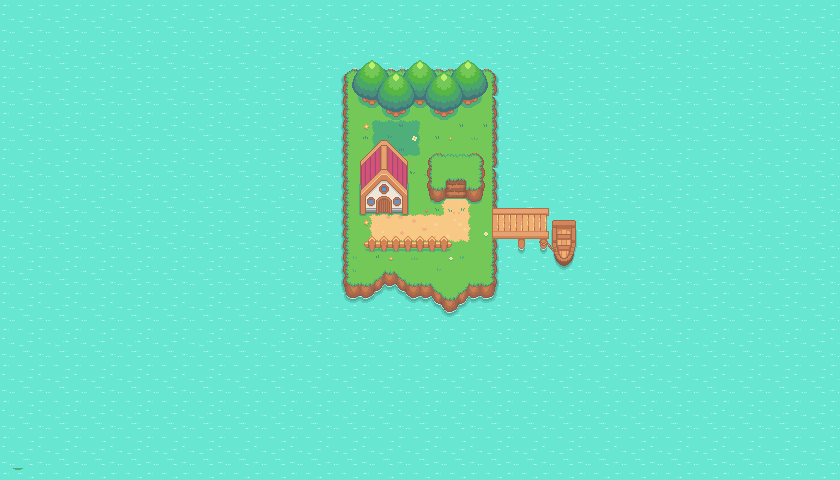

This game map was drawn from its Tiled (.tmx) file and the tilesets committed beside it. A one-line description and the trimmed map source follow:
An orthogonal 70x40 tile map with 12x12 px tiles, 13 tile layers (Water, Island, Paths, Battle field, ...).

<map version="1.10" tiledversion="1.10.1" orientation="orthogonal" renderorder="right-down" width="70" height="40" tilewidth="12" tileheight="12" infinite="0" nextlayerid="14" nextobjectid="1">
 <tileset firstgid="1" source="pokemon.tsx" />
 <layer id="1" name="Water" width="70" height="40">
  <data>[2800 cells, 2800 non-empty, 9 distinct tile ids]</data>
 </layer>
 <layer id="2" name="Island" width="70" height="40">
  <data>[2800 cells, 358 non-empty, 101 distinct tile ids]</data>
 </layer>
 <layer id="7" name="Paths" width="70" height="40">
  <data>[2800 cells, 39 non-empty, 14 distinct tile ids]</data>
 </layer>
 <layer id="13" name="Battle field" width="70" height="40">
  <data>[2800 cells, 12 non-empty, 9 distinct tile ids]</data>
 </layer>
 <layer id="8" name="Grass and Flowers" width="70" height="40">
  <data>[2800 cells, 38 non-empty, 26 distinct tile ids]</data>
 </layer>
 <layer id="9" name="Fences" width="70" height="40">
  <data>[2800 cells, 20 non-empty, 12 distinct tile ids]</data>
 </layer>
 <layer id="10" name="Dock" width="70" height="40">
  <data>[2800 cells, 60 non-empty, 60 distinct tile ids]</data>
 </layer>
 <layer id="5" name="Trees" width="70" height="40">
  <data>[2800 cells, 74 non-empty, 30 distinct tile ids]</data>
 </layer>
 <layer id="6" name="Trees2" width="70" height="40">
  <data>[2800 cells, 54 non-empty, 30 distinct tile ids]</data>
 </layer>
 <layer id="3" name="Plateau" width="70" height="40">
  <data>[2800 cells, 35 non-empty, 35 distinct tile ids]</data>
 </layer>
 <layer id="4" name="House" width="70" height="40">
  <data>[2800 cells, 52 non-empty, 48 distinct tile ids]</data>
 </layer>
 <layer id="11" name="Collisions" width="70" height="40" opacity="0.57">
  <data>[2800 cells, 0 non-empty, 0 distinct tile ids]</data>
 </layer>
 <layer id="12" name="Foreground Objects" width="70" height="40">
  <data>[2800 cells, 20 non-empty, 16 distinct tile ids]</data>
 </layer>
</map>
